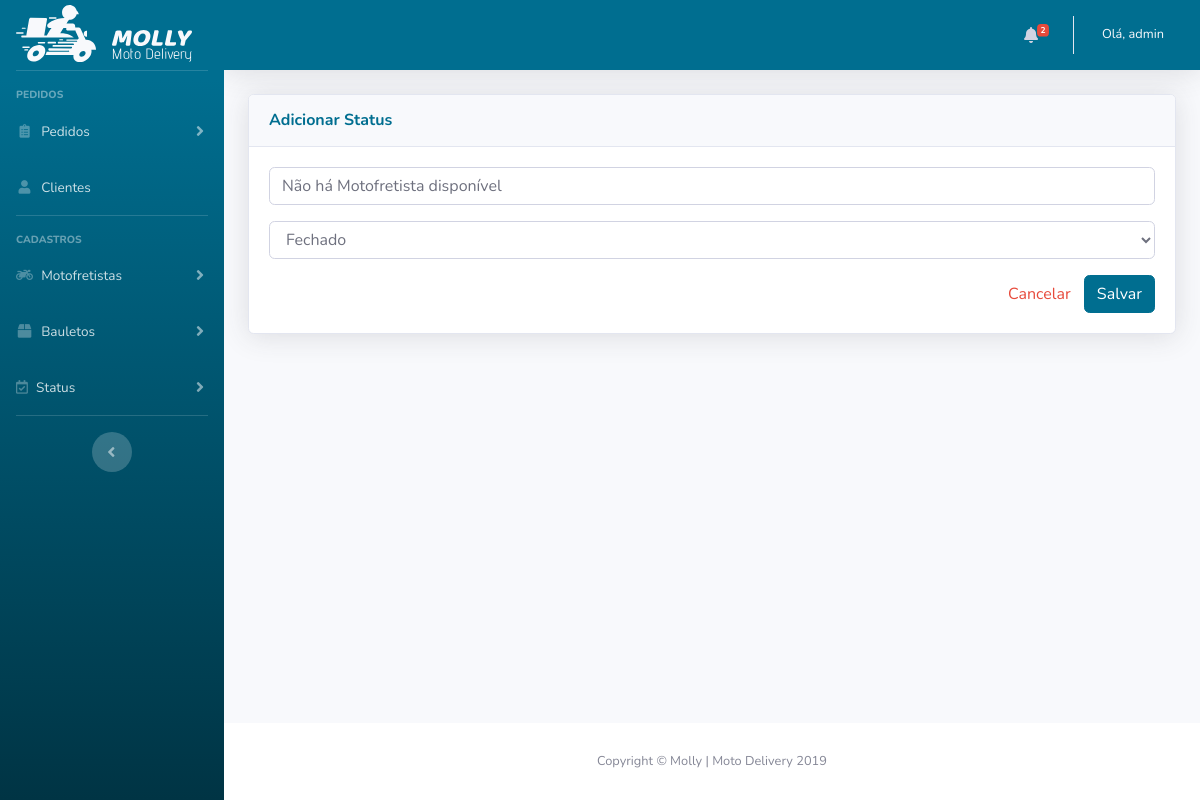
/admin/status/index.php?id=3 (signed in), run on an earlier commit of the app's database.
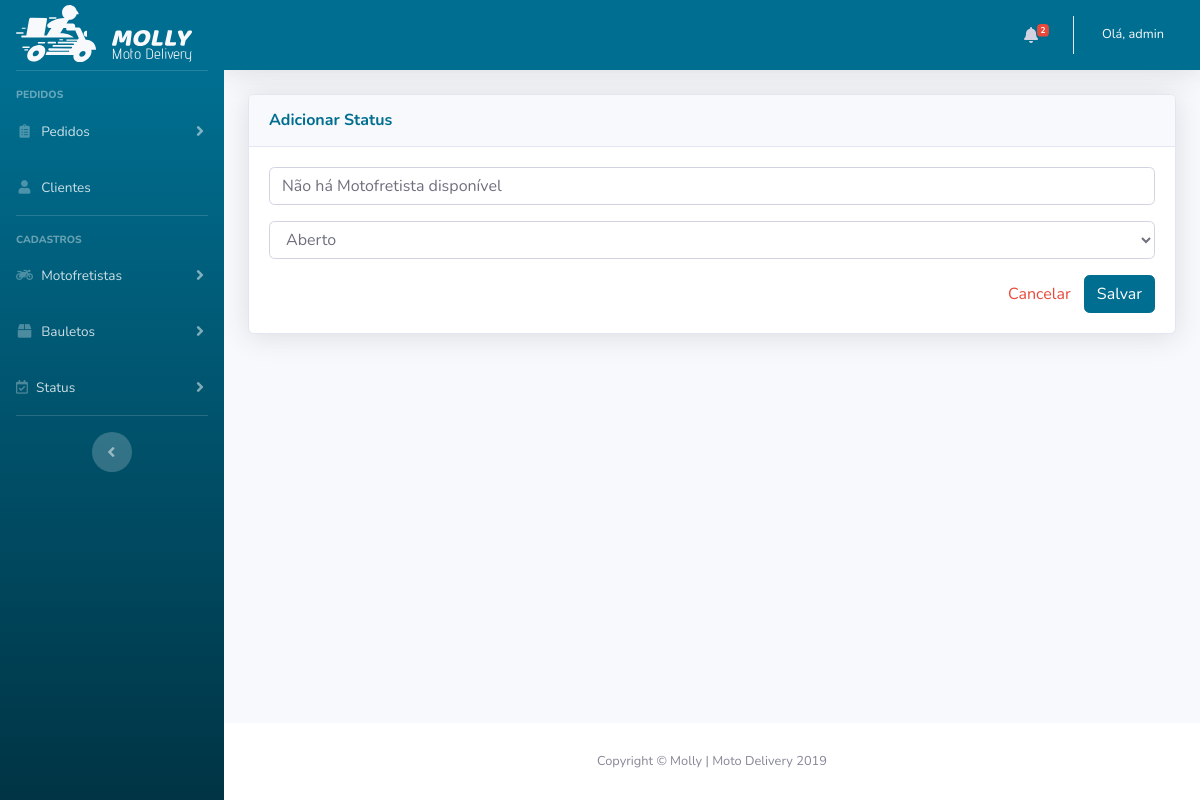
And on a later commit of the database.
### tables this page shows
CREATE TABLE `status` (
  `id` INT NOT NULL AUTO_INCREMENT,
  `nome` VARCHAR(200) NULL,
  `tipo` INT NULL DEFAULT 0 COMMENT '0 = Fechado;\n1 = Aberto;',
  PRIMARY KEY (`id`));

### admin/status/index.php (the view, shortened to what this page needs)
<?php
include('../template/header.php');
$nome = '';
$tipo = '';
if ($_SERVER['REQUEST_METHOD'] == 'GET') {
  $ID = (isset($_GET['id']) && $_GET['id'] != null) ? $_GET['id'] : "";
  $pdo = dbConnect();
  $statement = $pdo->prepare("select * from status where id = :id;");
  $statement->execute(array(':id' => $ID));
  $status = $statement->fetchAll(PDO::FETCH_OBJ);
  if (count($status) > 0) {
    $status = $status[0];
    $nome = $status->nome;
    $tipo = $status->tipo;
  }
}
if (isset($_GET['action']) && $_GET['action'] != null && $_GET['action'] == 'update') {
  $titlePage = 'Editando Status "' . $nome . '"';
} else {
  $titlePage = 'Adicionar Status';
}
?>
<div id="wrapper">
  <?php include_once('../menu/sidebar.php') ?>
  <div id="content-wrapper" class="d-flex flex-column">
    <div id="content">
      <?php include_once('../menu/topbar.php') ?>
      <div class="container-fluid">
        <div class="card shadow mb-4">
          <div class="card-header py-3">
            <h6 class="m-0 font-weight-bold text-primary"><?php echo $titlePage; ?></h6>
          </div>
          <div class="card-body">
            <form class="" method="POST" action="actions.php">
              <div class="form-group">
                <input type="text" class="form-control" id="status" name="status" placeholder="Status" value="<?php echo (isset($nome) && $nome != null || $nome != "") ? $nome : ''; ?>" autofocus="">
              </div>
              <div class="form-group">
                <select class="form-control" id="tipo" name="tipo">
                  <option <?php echo (isset($tipo) && $tipo == 0) ? 'selected' : ''; ?> value="0">Fechado</option>
                  <option <?php echo (isset($tipo) && $tipo == 1) ? 'selected' : ''; ?> value="1">Aberto</option>
                </select>
              </div>
              <div class="form-buttons d-flex justify-content-end align-items-center">
                <a class="btn btn-cancel text-danger" href="<?php echo URL; ?>admin/status/listar.php">Cancelar</a>
                <button type="submit" class="btn btn-primary btn-save ">Salvar</button>
              </div>
            </form>
          </div>
        </div>
      </div>
    </div>
    <?php include('../../copyright.php') ?>
  </div>
</div>
<?php include('../template/footer.php') ?>

What changed in the data, as far as the page shows it:
changed status "Não há Motofretista disponível": tipo "Fechado" → "Aberto"
